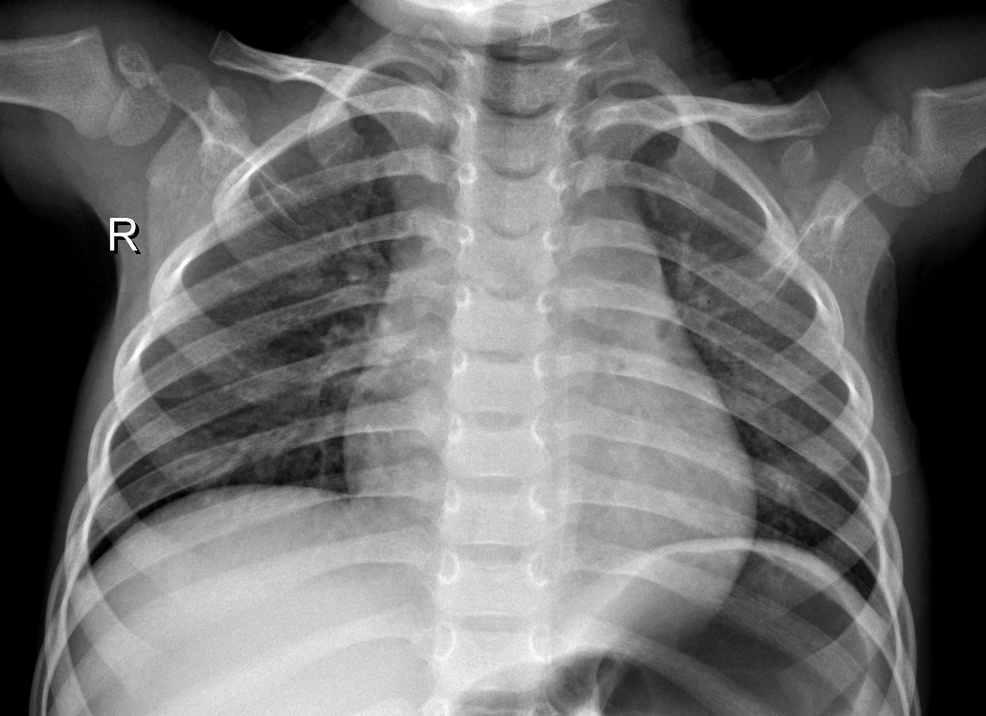
#> input picture Dataset/IM-0215-0001.jpeg, 986 x 716 px, shrunk from 1666 x 1209 before the run, found by its file name
$ jupyter execute pixel.ipynb   (shell and % lines are left out)
#> lines starting #> are read from the running program, lines starting #| are printed output that depends on the picture
<a href="https://colab.research.google.com/github/hanifnurf/TKC_Covid19/blob/main/opencv_basic/pixel.ipynb" target="_parent"></a>

[cell 1]
import wget
url = "https://github.com/hanifnurf/TKC_Covid19/blob/main/Dataset/IM-0215-0001.jpeg?raw=true"
wget.download(url)

[cell 2]
# import the necessary packages
from matplotlib import pyplot as plt
import argparse
import cv2

[cell 3]
def plt_imshow(title, image):
	# convert the image frame BGR to RGB color space and display it
	image = cv2.cvtColor(image, cv2.COLOR_BGR2RGB)
	plt.imshow(image)
	plt.title(title)
	plt.grid(False)
	plt.show()

[cell 4]
# since we are using Jupyter Notebooks we can replace our argument
# parsing code with *hard coded* arguments and values
args = {
	"image": "IM-0215-0001.jpeg"
}

[cell 5]
# load the image, grab its spatial dimensions (width and height),
# and then display the original image to our screen
image = cv2.imread(args["image"])
#> image is the input picture: shape (716, 986, 3); min 0, max 255, mean 109.7
(h, w) = image.shape[:2]
#> h = 716; w = 986
plt_imshow("Original", image)

[cell 6]
# images are simply NumPy arrays -- with the origin (0, 0) located at
# the top-left of the image
(b, g, r) = image[0, 0]
#> b = 1; g = 1; r = 1
print("Pixel at (0, 0) - Red: {}, Green: {}, Blue: {}".format(r, g, b))
#| Pixel at (0, 0) - Red: 1, Green: 1, Blue: 1

# access the pixel located at x=50, y=20
(b, g, r) = image[20, 50]
#> b = 49; g = 49; r = 49
print("Pixel at (50, 20) - Red: {}, Green: {}, Blue: {}".format(r, g, b))
#| Pixel at (50, 20) - Red: 49, Green: 49, Blue: 49

# update the pixel at (50, 20) and set it to red
image[20, 50] = (0, 0, 255)
(b, g, r) = image[20, 50]
#> b = 0; g = 0; r = 255
print("Pixel at (50, 20) - Red: {}, Green: {}, Blue: {}".format(r, g, b))
#| Pixel at (50, 20) - Red: 255, Green: 0, Blue: 0

[cell 7]
# compute the center of the image, which is simply the width and height
# divided by two
(cX, cY) = (w // 2, h // 2)
#> cX = 493; cY = 358

# since we are using NumPy arrays, we can apply array slicing to grab
# large chunks/regions of interest from the image -- here we grab the
# top-left corner of the image
tl = image[0:cY, 0:cX]
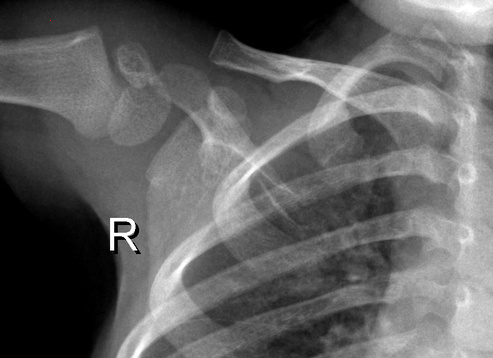
#> tl: shape (358, 493, 3); mean B, G, R 97.3, 97.3, 97.3
plt_imshow("Top-Left Corner", tl)

[cell 8]
# in a similar fashion, we can crop the top-right, bottom-right, and
# bottom-left corners of the image and then display them to our
# screen
tr = image[0:cY, cX:w]
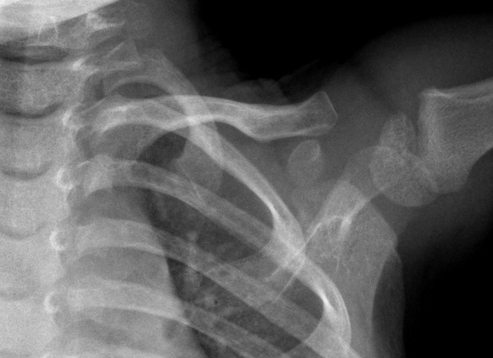
#> tr: shape (358, 493, 3); min 0, max 242, mean 93.8
br = image[cY:h, cX:w]
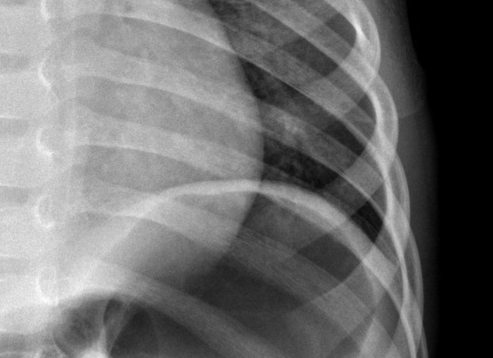
#> br: shape (358, 493, 3); min 0, max 254, mean 110.9
bl = image[cY:h, 0:cX]
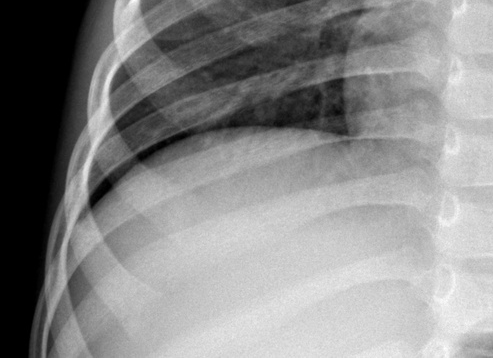
#> bl: shape (358, 493, 3); min 0, max 255, mean 136.6
plt_imshow("Top-Right Corner", tr)
plt_imshow("Bottom-Right Corner", br)
plt_imshow("Bottom-Left Corner", bl)

[cell 9]
# set the top-left corner of the original image to be green
image[0:cY, 0:cX] = (0, 255, 0)
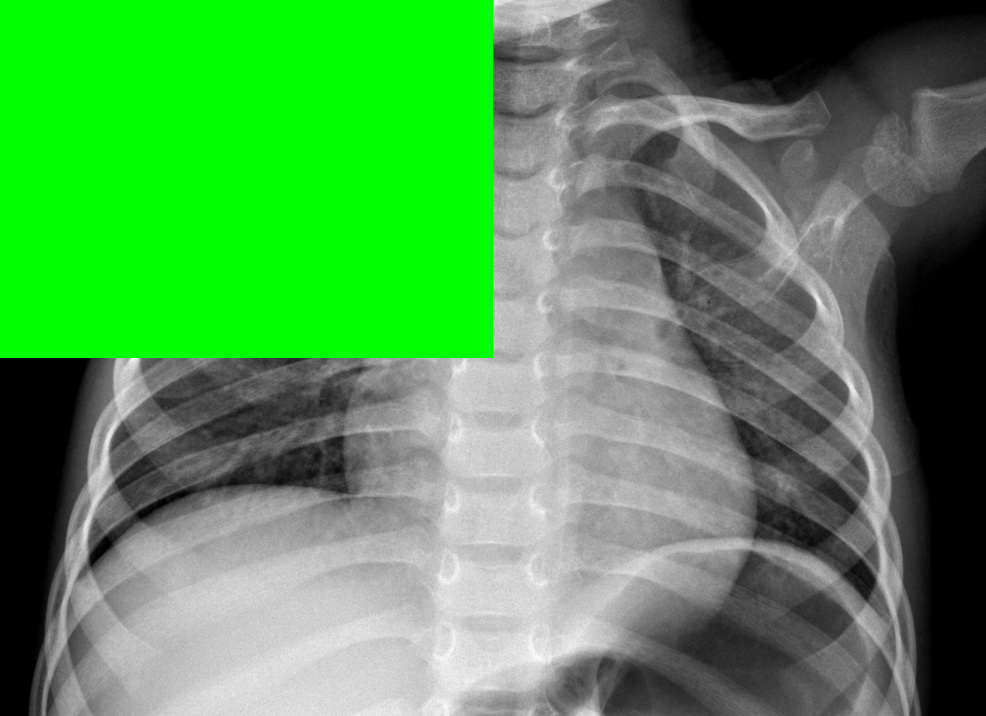
#> image: shape (716, 986, 3); mean B, G, R 85.3, 149.1, 85.3

# Show our updated image
plt_imshow("Updated", image)

$ run again, with Dataset/covid (13).jpg copied over Dataset/IM-0215-0001.jpeg
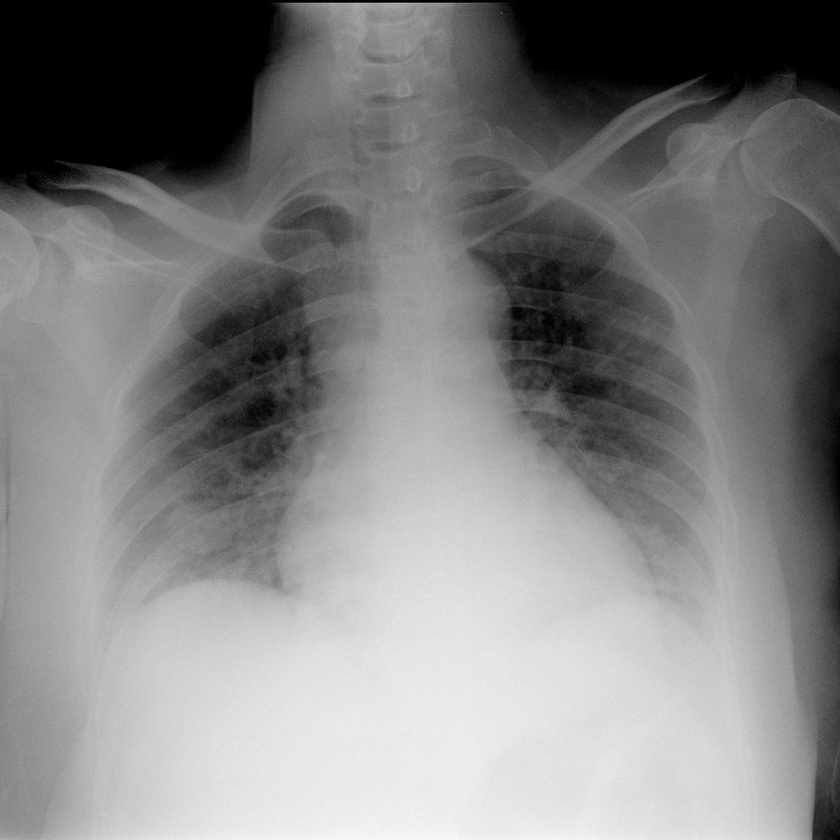
#> input picture Dataset/covid (13).jpg, 840 x 840 px, shrunk from 1261 x 1262 before the run, found by its file name
#> image is the input picture: shape (840, 840, 3); min 0, max 250, mean 129.4
#> `(b, g, r) = image[0, 0]`: b = 0
#| Pixel at (0, 0) - Red: 0, Green: 0, Blue: 0
#| Pixel at (50, 20) - Red: 0, Green: 0, Blue: 0
#> `(b, g, r) = image[20, 50]`: r = 255
#| Pixel at (50, 20) - Red: 255, Green: 0, Blue: 0
#> `bl = image[cY:h, 0:cX]`:
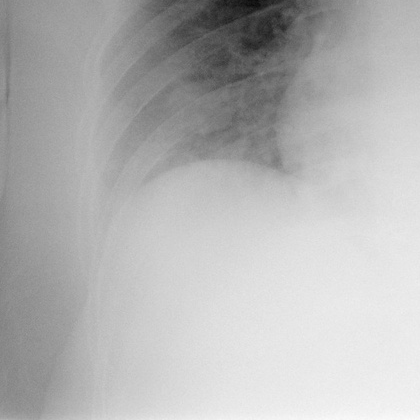
#> bl: shape (420, 420, 3); min 7, max 250, mean 180.3
#> `image[0:cY, 0:cX] = (0, 255, 0)`:
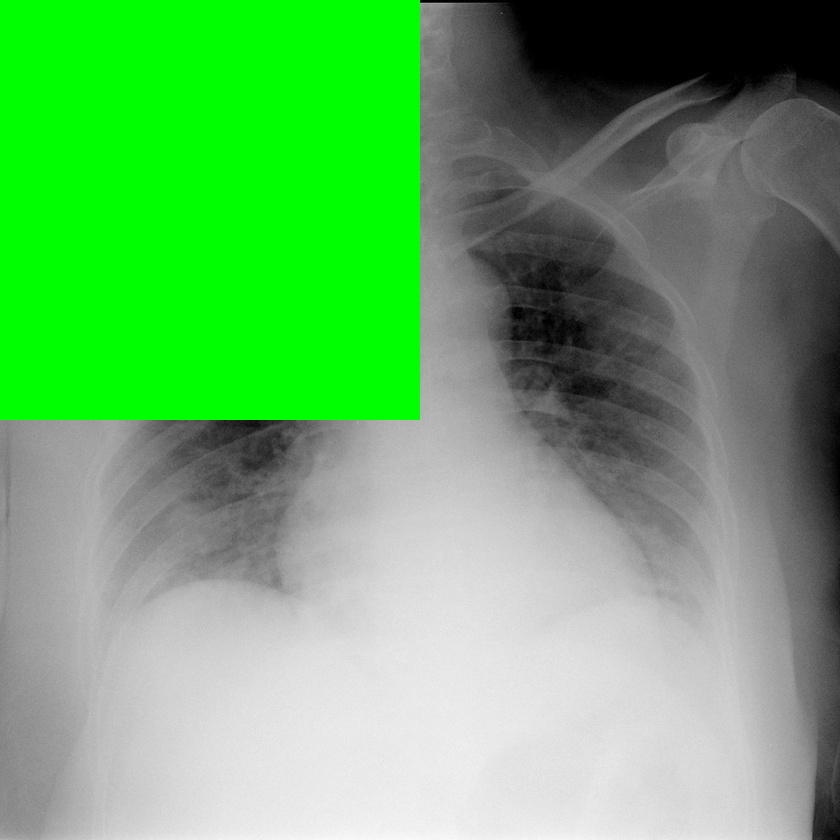
#> image: shape (840, 840, 3); mean B, G, R 108.4, 172.1, 108.4
